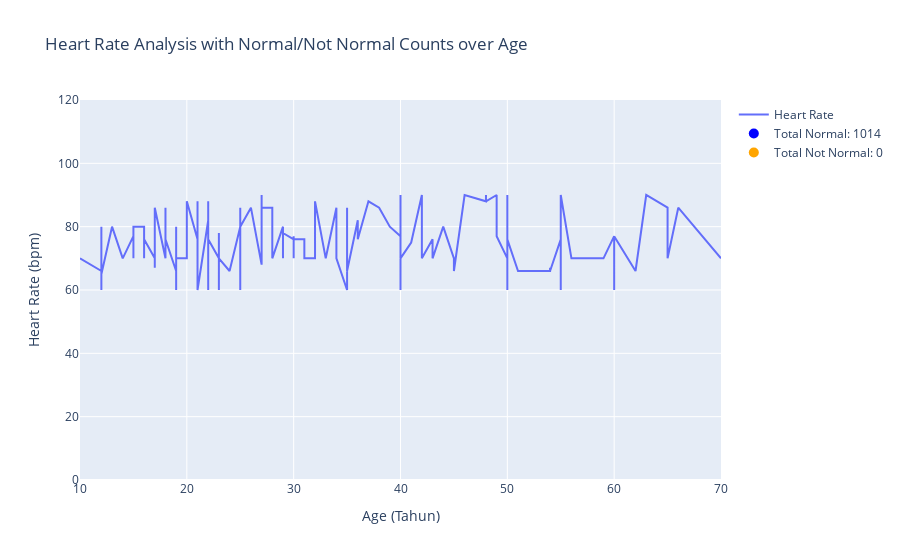

Notebook source saved alongside this figure:
### Code cell
# Mengimpor pustaka Pandas dan memberi alias pd
import pandas as pd

# Mengimpor pustaka Plotly's graph_objs dan memberi alias go
import plotly.graph_objs as go

# Membaca data dari file Excel 'data_kesehatan.xlsx' dan menyimpannya dalam objek DataFrame yang disebut 'data'
data = pd.read_excel('data/data_kesehatan.xlsx')

# Mengurutkan DataFrame 'data' berdasarkan kolom 'Age' (umur)
data = data.sort_values(by='Age')

# Defining the 'normal' heart rate range
normal_hr_range = (60, 100)

# Determining if each heart rate is normal or not and creating a new column for it
data['HRStatus'] = data['HeartRate'].apply(lambda x: 'normal' if normal_hr_range[0] <= x <= normal_hr_range[1] else 'not normal')

# Group by 'HRStatus' and count the occurrences
hr_status_counts = data['HRStatus'].value_counts()

# Mengambil kolom 'Age' (umur) dari DataFrame dan menyimpannya dalam variabel 'x'
x = data['Age']

# Mengambil kolom 'HeartRate' (detak jantung) dari DataFrame dan menyimpannya dalam variabel 'y'
y = data['HeartRate']

# Membuat objek grafik kosong menggunakan Plotly's Figure
fig = go.Figure()

# Menambahkan trace berupa garis pada grafik untuk 'HeartRate' dengan data 'x' (umur) dan 'y' sebagai sumbu Y
fig.add_trace(go.Scatter(x=x, y=y, mode='lines', name='Heart Rate'))

# Adding dummy traces for the legend with checks for key existence
fig.add_trace(go.Scatter(
    x=[None], 
    y=[None], 
    mode='markers',
    marker=dict(size=10, color='blue'),
    name=f'Total Normal: {hr_status_counts.get("normal", 0)}'  # Using .get() to avoid KeyError
))

# Adjusting the plot to include the 'Total Not Normal' count even if it is 0
fig.add_trace(go.Scatter(
    x=[None], 
    y=[None], 
    mode='markers',
    marker=dict(size=10, color='orange'),
    name=f'Total Not Normal: {hr_status_counts.get("not normal", 0)}'  # Using .get() with default value 0
))

# Updating the layout
fig.update_layout(
    title='Heart Rate Analysis with Normal/Not Normal Counts over Age',
    xaxis_title='Age (Tahun)',
    yaxis_title='Heart Rate (bpm)',
    yaxis2=dict(
        title='Total Counts',
        overlaying='y',
        side='right',
        showgrid=False
    ),
    autosize=True,
    height=600
)

fig.update_yaxes(
    range=[0, 120]
)

# Menampilkan grafik yang telah dibuat
fig.show()

### Figure 1 — Plotly figure (JSON) as saved in the notebook; plotly's stock layout.template omitted (floating-point values rounded to 4 significant figures; data arrays with more than 128 entries replaced by an {"elided": "..."} marker saying what was removed)
{"data": [{"mode": "lines", "name": "Heart Rate", "type": "scatter", "x": {"elided": "1014 int values"}, "y": {"elided": "1014 int values"}}, {"marker": {"color": "blue", "size": 10}, "mode": "markers", "name": "Total Normal: 1014", "type": "scatter", "x": [null], "y": [null]}, {"marker": {"color": "orange", "size": 10}, "mode": "markers", "name": "Total Not Normal: 0", "type": "scatter", "x": [null], "y": [null]}], "layout": {"autosize": true, "title": {"text": "Heart Rate Analysis with Normal/Not Normal Counts over Age"}, "xaxis": {"autorange": true, "range": [10, 70], "title": {"text": "Age (Tahun)"}, "type": "linear"}, "yaxis": {"range": [0, 120], "title": {"text": "Heart Rate (bpm)"}, "type": "linear"}, "yaxis2": {"overlaying": "y", "range": [0, 120], "showgrid": false, "side": "right", "title": {"text": "Total Counts"}}}}
